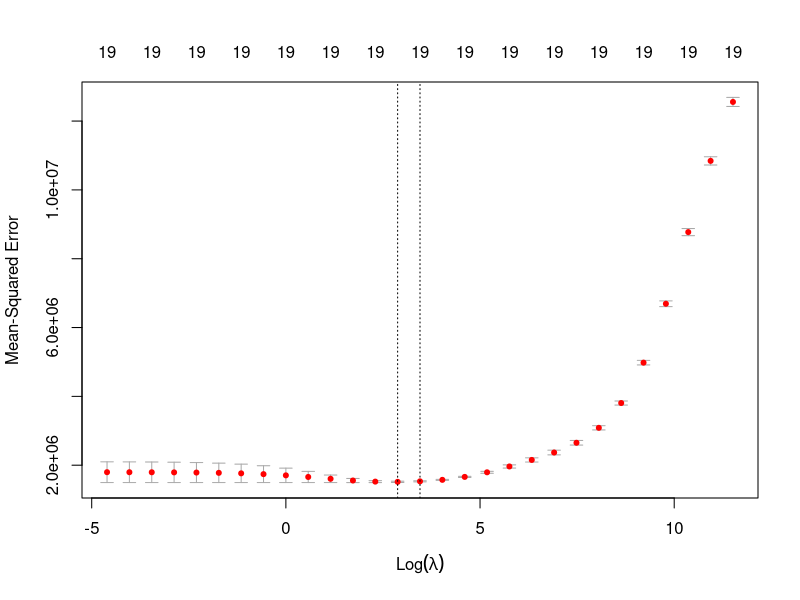
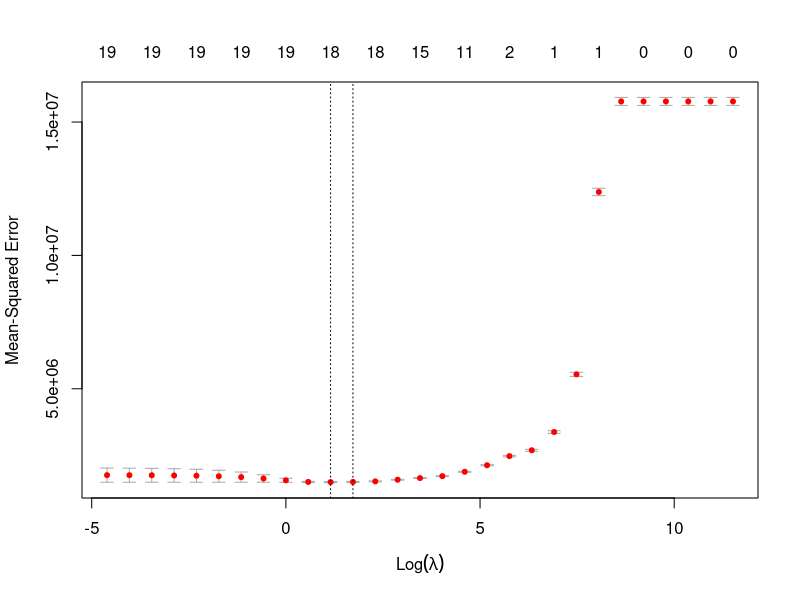
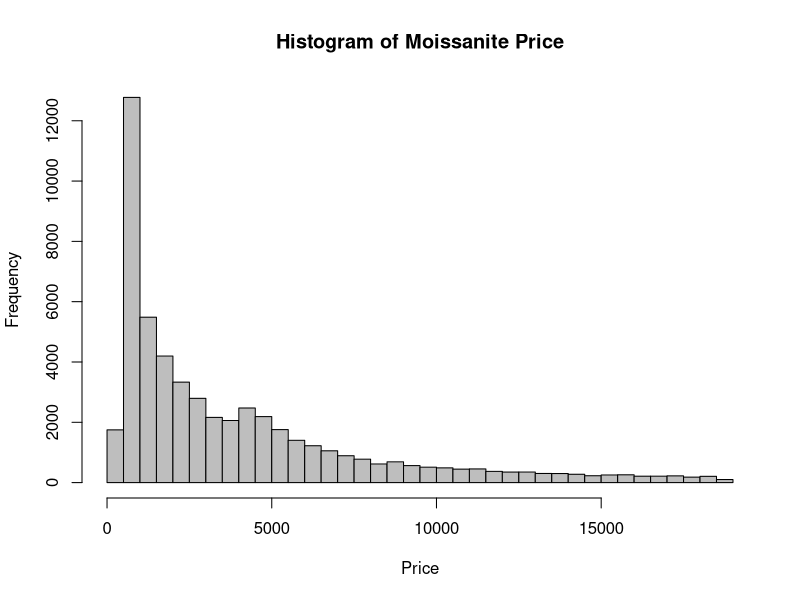

Write R code to recreate these figures, in order.
## ---- chunk 1
library(caret)
library(MASS)
library(glmnet)

moissanite <- read.csv("Moissanite.csv", stringsAsFactors = FALSE)

required_columns <- c("carat", "cut", "color", "clarity", "depth", "table", "price", "x", "y", "z")
missing_columns <- setdiff(required_columns, names(moissanite))
if (length(missing_columns) > 0) {
  stop(paste("Moissanite.csv is missing these required columns:", paste(missing_columns, collapse = ", ")))
}

# Keep only the variables used in this assignment, in a consistent order.
moissanite <- moissanite[, required_columns]

# Remove accidental leading/trailing spaces in categorical variables.
moissanite$cut <- trimws(as.character(moissanite$cut))
moissanite$color <- trimws(as.character(moissanite$color))
moissanite$clarity <- trimws(as.character(moissanite$clarity))

# Collapse clarity if the CSV still uses the original diamonds labels.
moissanite$clarity <- ifelse(moissanite$clarity %in% c("SI1", "SI2", "I1"), "I.SI", moissanite$clarity)
moissanite$clarity <- ifelse(moissanite$clarity %in% c("VS1", "VS2"), "VS", moissanite$clarity)
moissanite$clarity <- ifelse(moissanite$clarity %in% c("VVS1", "VVS2"), "VV", moissanite$clarity)

# Use the lower-quality category as the baseline for ordered quality variables.
moissanite$cut <- factor(moissanite$cut,
                         levels = c("Fair", "Good", "Very Good", "Premium", "Ideal"))

moissanite$color <- factor(moissanite$color,
                           levels = c("J", "I", "H", "G", "F", "E", "D"))

moissanite$clarity <- factor(moissanite$clarity,
                             levels = c("I.SI", "VS", "VV", "IF"))

# Sanity checks. These stop the file early if the CSV uses unexpected labels.
if (anyNA(moissanite$cut)) {
  stop("Some cut values were not recognized. Check that Moissanite.csv uses Fair, Good, Very Good, Premium, and Ideal.")
}

if (anyNA(moissanite$color)) {
  stop("Some color values were not recognized. Check that Moissanite.csv uses D, E, F, G, H, I, and J.")
}

if (anyNA(moissanite$clarity)) {
  stop("Some clarity values were not recognized. Expected collapsed labels I.SI, VS, VV, IF, or original labels SI1, SI2, I1, VS1, VS2, VVS1, VVS2, IF.")
}

if (any(!is.finite(moissanite$price)) || any(moissanite$price <= 0)) {
  stop("The Gamma GLM requires all price values to be positive and finite.")
}

# The Gamma GLM in Exercise 2.7 is sensitive to invalid physical measurements.
# A small number of rows in the diamonds/moissanite-style data have x, y, or z
# recorded as 0, which is not physically meaningful for length/width/depth and
# can cause glm() with Gamma(log) to diverge. Remove those rows before splitting.
invalid_dimensions <- !is.finite(moissanite$x) | !is.finite(moissanite$y) | !is.finite(moissanite$z) |
  moissanite$x <= 0 | moissanite$y <= 0 | moissanite$z <= 0

if (any(invalid_dimensions)) {
  message(sum(invalid_dimensions), " rows with non-positive or non-finite x/y/z were removed before model fitting.")
  moissanite <- moissanite[!invalid_dimensions, ]
}

set.seed(161)
ind <- createDataPartition(moissanite$price,
                           list = FALSE, p = 0.7)

train <- moissanite[ind, ]
test  <- moissanite[-ind, ]

rmse <- function(actual, predicted) {
  sqrt(mean((actual - predicted)^2))
}
## ---- chunk 2
mlr.full <- lm(price ~ ., data = train)
summary(mlr.full)
## ---- chunk 3
full_coef_table <- coef(summary(mlr.full))
insignificant_terms <- full_coef_table[full_coef_table[, "Pr(>|t|)"] > 0.05, , drop = FALSE]

insignificant_terms_table <- data.frame(
  Term = rownames(insignificant_terms),
  Estimate = insignificant_terms[, "Estimate"],
  Std_Error = insignificant_terms[, "Std. Error"],
  t_value = insignificant_terms[, "t value"],
  p_value = insignificant_terms[, "Pr(>|t|)"],
  row.names = NULL
)

insignificant_terms_table
## ---- chunk 4
mlr.mod0 <- lm(price ~ 1, data = train)

mlr.step.aic <- stepAIC(mlr.full,
                        k = 2,
                        direction = "backward",
                        scope = list(upper = mlr.full, lower = mlr.mod0),
                        trace = FALSE)

mlr.step.bic <- stepAIC(mlr.full,
                        k = log(nrow(train)),
                        direction = "backward",
                        scope = list(upper = mlr.full, lower = mlr.mod0),
                        trace = FALSE)
## ---- chunk 5
formula(mlr.step.aic)
formula(mlr.step.bic)

full_terms <- attr(terms(mlr.full), "term.labels")
aic_terms  <- attr(terms(mlr.step.aic), "term.labels")
bic_terms  <- attr(terms(mlr.step.bic), "term.labels")

cat("Variables eliminated by AIC stepwise selection:\n")
setdiff(full_terms, aic_terms)

cat("Variables eliminated by BIC stepwise selection:\n")
setdiff(full_terms, bic_terms)

summary(mlr.step.aic)
summary(mlr.step.bic)
## ---- chunk 6
trainXmat <- model.matrix(price ~ ., data = train)
testXmat  <- model.matrix(price ~ ., data = test)

set.seed(161)
mlr.ridge <- cv.glmnet(x = trainXmat[, -1],
                       y = train$price,
                       family = "gaussian",
                       alpha = 0,
                       lambda = 10^(seq(-2, 5, by = 0.25)))

plot(mlr.ridge)

mlr.ridge.mod <- glmnet(x = trainXmat[, -1],
                        y = train$price,
                        family = "gaussian",
                        lambda = mlr.ridge$lambda.1se,
                        alpha = 0)
## ---- chunk 7
cat("Ridge alpha:\n")
0

cat("Ridge lambda.min:\n")
mlr.ridge$lambda.min

cat("Ridge lambda.1se:\n")
mlr.ridge$lambda.1se

cat("Ridge coefficients at lambda.1se:\n")
coef(mlr.ridge.mod)
## ---- chunk 8
set.seed(161)
mlr.lasso <- cv.glmnet(x = trainXmat[, -1],
                       y = train$price,
                       family = "gaussian",
                       alpha = 1,
                       lambda = 10^(seq(-2, 5, by = 0.25)))

plot(mlr.lasso)

mlr.lasso.mod <- glmnet(x = trainXmat[, -1],
                        y = train$price,
                        family = "gaussian",
                        lambda = mlr.lasso$lambda.1se,
                        alpha = 1)
## ---- chunk 9
cat("Lasso alpha:\n")
1

cat("Ridge coefficients at lambda.1se:\n")
coef(mlr.ridge.mod)

cat("Lasso coefficients at lambda.1se:\n")
coef(mlr.lasso.mod)

cat("Nonzero lasso coefficients at lambda.1se:\n")
coef_lasso <- as.matrix(coef(mlr.lasso.mod))
coef_lasso[coef_lasso[, 1] != 0, , drop = FALSE]
## ---- chunk 10
mlr.full.train.preds <- predict(mlr.full, newdata = train)
mlr.full.test.preds  <- predict(mlr.full, newdata = test)

mlr.step.aic.train.preds <- predict(mlr.step.aic, newdata = train)
mlr.step.aic.test.preds  <- predict(mlr.step.aic, newdata = test)

mlr.step.bic.train.preds <- predict(mlr.step.bic, newdata = train)
mlr.step.bic.test.preds  <- predict(mlr.step.bic, newdata = test)

mlr.ridge.train.preds <- as.numeric(predict(mlr.ridge.mod, newx = trainXmat[, -1]))
mlr.ridge.test.preds  <- as.numeric(predict(mlr.ridge.mod, newx = testXmat[, -1]))

mlr.lasso.train.preds <- as.numeric(predict(mlr.lasso.mod, newx = trainXmat[, -1]))
mlr.lasso.test.preds  <- as.numeric(predict(mlr.lasso.mod, newx = testXmat[, -1]))

model_rmse_table <- data.frame(
  Model = c("Full MLR", "Stepwise MLR - AIC", "Stepwise MLR - BIC", "Ridge", "Lasso"),
  Training_RMSE = c(
    rmse(train$price, mlr.full.train.preds),
    rmse(train$price, mlr.step.aic.train.preds),
    rmse(train$price, mlr.step.bic.train.preds),
    rmse(train$price, mlr.ridge.train.preds),
    rmse(train$price, mlr.lasso.train.preds)
  ),
  Test_RMSE = c(
    rmse(test$price, mlr.full.test.preds),
    rmse(test$price, mlr.step.aic.test.preds),
    rmse(test$price, mlr.step.bic.test.preds),
    rmse(test$price, mlr.ridge.test.preds),
    rmse(test$price, mlr.lasso.test.preds)
  )
)

model_rmse_table
## ---- chunk 11
summary(moissanite$price)
sd(moissanite$price)

hist(moissanite$price,
     breaks = 40,
     main = "Histogram of Moissanite Price",
     xlab = "Price",
     col = "gray")
## ---- chunk 12
# Numerical-stability step for the Gamma GLM:
# center and scale the continuous predictors using the training data only.
# This does not change the substantive predictor set; it only improves glm()
# convergence for the Gamma(log) fit.
numeric_predictors_q7 <- c("carat", "depth", "table", "x", "y", "z")

train_q7 <- train
test_q7  <- test

center_q7 <- sapply(train_q7[, numeric_predictors_q7], mean)
scale_q7  <- sapply(train_q7[, numeric_predictors_q7], sd)

train_q7_scaled <- train_q7
test_q7_scaled  <- test_q7

train_q7_scaled[, numeric_predictors_q7] <- as.data.frame(
  scale(train_q7[, numeric_predictors_q7], center = center_q7, scale = scale_q7)
)

test_q7_scaled[, numeric_predictors_q7] <- as.data.frame(
  scale(test_q7[, numeric_predictors_q7], center = center_q7, scale = scale_q7)
)

# Use a log-linear fit to provide stable starting values for Gamma(log).
log_start_q7 <- lm(log(price) ~ ., data = train_q7_scaled)
eta_start_q7 <- predict(log_start_q7, newdata = train_q7_scaled)
eta_start_q7 <- pmin(
  pmax(eta_start_q7, log(min(train_q7_scaled$price) / 10)),
  log(max(train_q7_scaled$price) * 10)
)

glm.gamma <- glm(price ~ ., data = train_q7_scaled,
                 family = Gamma(link = "log"),
                 etastart = eta_start_q7,
                 control = glm.control(maxit = 100, epsilon = 1e-8))

# Refit the full MLR on the same scaled training data used for Model 1.
# For linear regression, centering/scaling predictors does not change predictions;
# it simply keeps the comparison on the same design matrix as the Gamma GLM.
mlr.full.q7 <- lm(price ~ ., data = train_q7_scaled)

summary(glm.gamma)
summary(mlr.full.q7)

# Predictions on original price scale.
glm.gamma.train.preds <- predict(glm.gamma, newdata = train_q7_scaled, type = "response")
glm.gamma.test.preds  <- predict(glm.gamma, newdata = test_q7_scaled, type = "response")

mlr.full.train.preds <- predict(mlr.full.q7, newdata = train_q7_scaled)
mlr.full.test.preds  <- predict(mlr.full.q7, newdata = test_q7_scaled)

model_1_2_table <- data.frame(
  Model = c("Model 1: Gamma GLM with log link", "Model 2: Full MLR"),
  Training_RMSE = c(
    rmse(train_q7_scaled$price, glm.gamma.train.preds),
    rmse(train_q7_scaled$price, mlr.full.train.preds)
  ),
  Test_RMSE = c(
    rmse(test_q7_scaled$price, glm.gamma.test.preds),
    rmse(test_q7_scaled$price, mlr.full.test.preds)
  ),
  AIC = c(
    AIC(glm.gamma),
    AIC(mlr.full.q7)
  )
)

model_1_2_table
